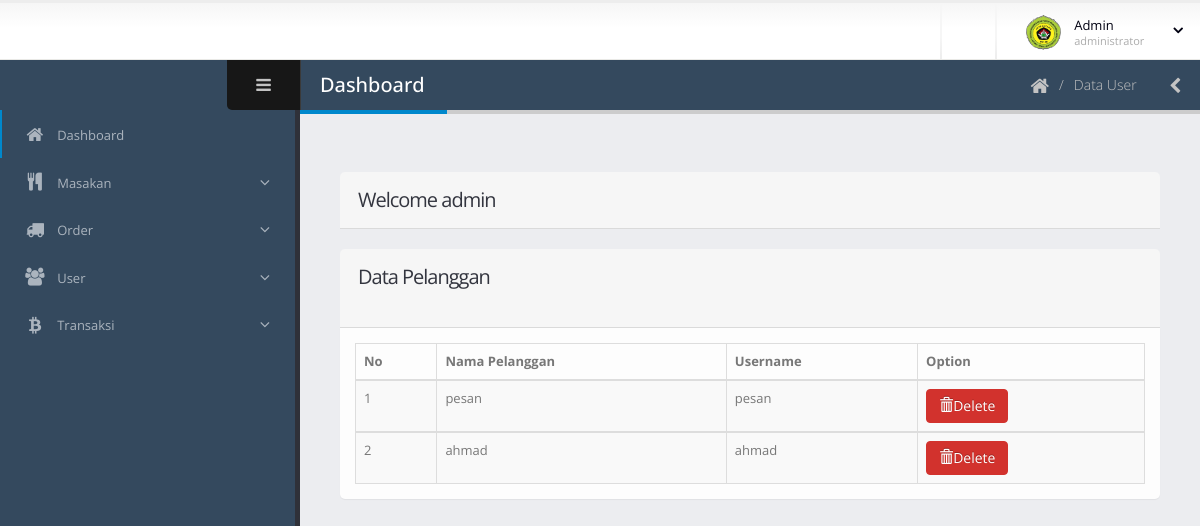
The app's page /admin/user/datapelanggan.php (signed in) with its own data.
### tables this page shows
CREATE TABLE `pelanggan` (
  `id_pelanggan` int(15) NOT NULL,
  `nama` varchar(30) NOT NULL,
  `username` varchar(30) NOT NULL,
  `password` varchar(30) NOT NULL
);

### admin/user/datapelanggan.php (the view, shortened to what this page needs)
<!doctype html>
<html class="fixed">
	<head>
		<link rel="stylesheet" href="../../assets/vendor/bootstrap/css/bootstrap.css" />
		<link rel="stylesheet" href="../../assets/vendor/font-awesome/css/font-awesome.css" />
		<link rel="stylesheet" href="../../assets/vendor/jquery-ui/css/ui-lightness/jquery-ui-1.10.4.custom.css" />
		<link rel="stylesheet" href="../../assets/vendor/morris/morris.css" />
		<link rel="stylesheet" href="../../assets/vendor/pnotify/pnotify.custom.css" />
		<link rel="stylesheet" href="../../assets/stylesheets/theme.css" />
		<link rel="stylesheet" href="../../assets/stylesheets/skins/default.css" />
		<link rel="stylesheet" href="../../assets/stylesheets/theme-custom.css">
	</head>
	<body>
		<section class="body">
			<header class="header">
				<div class="header-right">
					<span class="separator"></span>
					<span class="separator"></span>
					<div id="userbox" class="userbox">
						<a href="#" data-toggle="dropdown">
							<figure class="profile-picture">
								<img src="../../assets/images/logo.jpg" alt="Joseph Doe" class="img-circle" data-lock-picture="../../assets/images/logo.jpg" />
							</figure>
							<div class="profile-info" data-lock-name="John Doe" data-lock-email="">
								<span class="name">Admin</span>
								<span class="role">administrator</span>
							</div>
							<i class="fa custom-caret"></i>
						</a>
					</div>
				</div>
			</header>
			<div class="inner-wrapper">
				<section role="main" class="content-body">
					<header class="page-header">
						<h2>Dashboard</h2>
						<div class="right-wrapper pull-right">
							<ol class="breadcrumbs">
								<li>
									<a href="">
										<i class="fa fa-home"></i>
									</a>
								</li>
								<li><span>Data User</span></li>
							</ol>
							<a class="sidebar-right-toggle" data-open=""><i class="fa fa-chevron-left"></i></a>
						</div>
					</header>
					<section class="panel">
							<header class="panel-heading">
								<h2 class="panel-title">Welcome <?php echo $_SESSION['username']; ?></h2>
							</header>
						</section>
						<section class="panel">
							<header class="panel-heading">
							<h2 class="panel-title">Data Pelanggan</h2>
							<br>
							</header>
							<div class="panel-body">
								<table class="table table-bordered table-striped mb-none" id="datatable-default">
									<thead>
										<tr>
											<th>No</th>
											<th>Nama Pelanggan</th>
											<th>Username</th>
											<th>Option</th>
										</tr>
									</thead>
								<?php
 									 include "../koneksi.php";
 									 $no = 0;
 									 $user=mysqli_query($koneksi,"SELECT * FROM pelanggan");
  									while($r=mysqli_fetch_array($user)){
  									$no++;
									?>
									<tbody>
										<tr class="gradeX">
											<td><?php echo $no;?></td>
      										<td><?php echo  $r['nama']; ?></td>
      										<td><?php echo  $r['username']; ?></td>
      										<td><a href="#" class="btn btn-danger" onclick="confirm_modal('delete.php?&id_pelanggan=<?php echo  $r['id_pelanggan']; ?>');">
        							<span class="glyphicon glyphicon-trash"></span>Delete</a></td>
										</tr>
									</tbody>
									<?php } ?>
								</table>
							</div>
						</section>
	</body>
</html>

### assets/stylesheets/skins/default.css (style rules this page uses)
a, .btn-link { color: #0088cc; }
body .btn-danger { color: #ffffff; text-shadow: 0 -1px 0 rgba(0, 0, 0, 0.25); background-color: #d2322d; border-color: #d2322d; }
.page-header h2 { border-bottom-color: #0088cc; }

### records on screen
pelanggan: nama "pesan", username "pesan"
pelanggan: nama "ahmad", username "ahmad"

### other values on screen
$_SESSION['username'] "admin"
